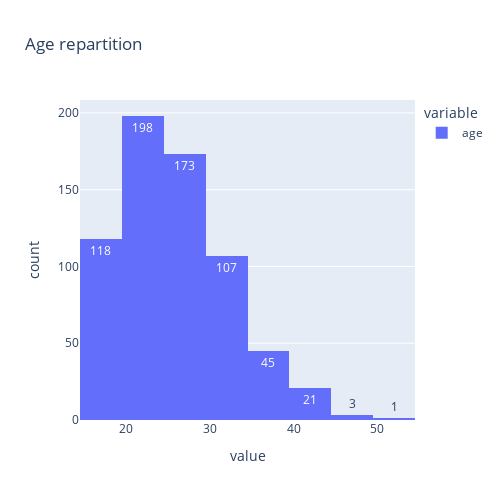

The code cell stored with this chart in its notebook:
### Code cell
fig2 = px.histogram(data_converted["age"], 
            title="Age repartition", 
            text_auto=True, 
            nbins=10)
fig2.update_layout(autosize=True, 
                    width=500,
                    height=500
                    )
fig2.show()

### Figure 1 — Plotly figure (JSON) as saved in the notebook; plotly's stock layout.template omitted (floating-point values rounded to 4 significant figures; data arrays with more than 128 entries replaced by an {"elided": "..."} marker saying what was removed)
{"data": [{"alignmentgroup": "True", "bingroup": "x", "hovertemplate": "variable=age<br>value=%{x}<br>count=%{y}<extra></extra>", "legendgroup": "age", "marker": {"color": "#636efa", "pattern": {"shape": ""}}, "name": "age", "nbinsx": 10, "offsetgroup": "age", "orientation": "v", "showlegend": true, "texttemplate": "%{value}", "type": "histogram", "x": {"elided": "666 int values"}, "xaxis": "x", "yaxis": "y"}], "layout": {"autosize": true, "barmode": "relative", "height": 500, "legend": {"title": {"text": "variable"}, "tracegroupgap": 0}, "title": {"text": "Age repartition"}, "width": 500, "xaxis": {"anchor": "y", "domain": [0, 1], "title": {"text": "value"}}, "yaxis": {"anchor": "x", "domain": [0, 1], "title": {"text": "count"}}}}
